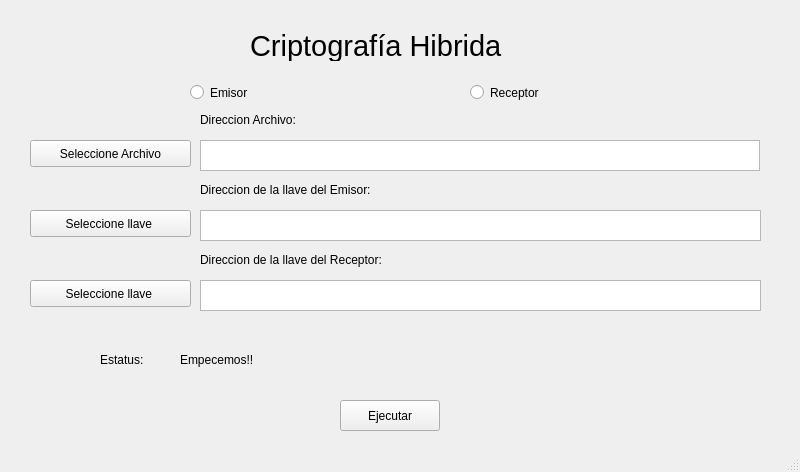
<?xml version="1.0" encoding="UTF-8"?>
<ui version="4.0">
 <class>CH</class>
 <widget class="QMainWindow" name="CH">
  <property name="geometry">
   <rect>
    <x>0</x>
    <y>0</y>
    <width>800</width>
    <height>472</height>
   </rect>
  </property>
  <property name="windowTitle">
   <string>CH</string>
  </property>
  <widget class="QWidget" name="centralwidget">
   <widget class="QLabel" name="label_2">
    <property name="geometry">
     <rect>
      <x>200</x>
      <y>110</y>
      <width>151</width>
      <height>19</height>
     </rect>
    </property>
    <property name="text">
     <string>Direccion Archivo:</string>
    </property>
   </widget>
   <widget class="QLabel" name="Estatus">
    <property name="geometry">
     <rect>
      <x>180</x>
      <y>350</y>
      <width>561</width>
      <height>19</height>
     </rect>
    </property>
    <property name="text">
     <string>Empecemos!!</string>
    </property>
   </widget>
   <widget class="QPushButton" name="LlaveEmisorButton">
    <property name="geometry">
     <rect>
      <x>30</x>
      <y>210</y>
      <width>161</width>
      <height>27</height>
     </rect>
    </property>
    <property name="text">
     <string>Seleccione llave </string>
    </property>
   </widget>
   <widget class="QLabel" name="label_5">
    <property name="geometry">
     <rect>
      <x>200</x>
      <y>180</y>
      <width>261</width>
      <height>19</height>
     </rect>
    </property>
    <property name="text">
     <string>Direccion de la llave del Emisor:</string>
    </property>
   </widget>
   <widget class="QLabel" name="label">
    <property name="geometry">
     <rect>
      <x>250</x>
      <y>30</y>
      <width>311</width>
      <height>31</height>
     </rect>
    </property>
    <property name="font">
     <font>
      <pointsize>22</pointsize>
     </font>
    </property>
    <property name="text">
     <string>Criptografía Hibrida</string>
    </property>
   </widget>
   <widget class="QRadioButton" name="EmisorRadioButton">
    <property name="geometry">
     <rect>
      <x>190</x>
      <y>80</y>
      <width>124</width>
      <height>25</height>
     </rect>
    </property>
    <property name="text">
     <string>Emisor</string>
    </property>
   </widget>
   <widget class="QPlainTextEdit" name="LlaveEmisorPath">
    <property name="geometry">
     <rect>
      <x>200</x>
      <y>210</y>
      <width>561</width>
      <height>31</height>
     </rect>
    </property>
   </widget>
   <widget class="QRadioButton" name="ReceptorRadioButton">
    <property name="geometry">
     <rect>
      <x>470</x>
      <y>80</y>
      <width>161</width>
      <height>25</height>
     </rect>
    </property>
    <property name="text">
     <string>Receptor</string>
    </property>
   </widget>
   <widget class="QPushButton" name="ArchivoButton">
    <property name="geometry">
     <rect>
      <x>30</x>
      <y>140</y>
      <width>161</width>
      <height>27</height>
     </rect>
    </property>
    <property name="text">
     <string>Seleccione Archivo</string>
    </property>
   </widget>
   <widget class="QLabel" name="label_3">
    <property name="geometry">
     <rect>
      <x>100</x>
      <y>350</y>
      <width>79</width>
      <height>19</height>
     </rect>
    </property>
    <property name="text">
     <string>Estatus:</string>
    </property>
   </widget>
   <widget class="QPlainTextEdit" name="archivoPath">
    <property name="geometry">
     <rect>
      <x>200</x>
      <y>140</y>
      <width>560</width>
      <height>31</height>
     </rect>
    </property>
   </widget>
   <widget class="QPlainTextEdit" name="LlaveReceptorPath">
    <property name="geometry">
     <rect>
      <x>200</x>
      <y>280</y>
      <width>561</width>
      <height>31</height>
     </rect>
    </property>
   </widget>
   <widget class="QPushButton" name="LlaveReceptorButton">
    <property name="geometry">
     <rect>
      <x>30</x>
      <y>280</y>
      <width>161</width>
      <height>27</height>
     </rect>
    </property>
    <property name="text">
     <string>Seleccione llave </string>
    </property>
   </widget>
   <widget class="QLabel" name="label_6">
    <property name="geometry">
     <rect>
      <x>200</x>
      <y>250</y>
      <width>281</width>
      <height>19</height>
     </rect>
    </property>
    <property name="text">
     <string>Direccion de la llave del Receptor:</string>
    </property>
   </widget>
   <widget class="QPushButton" name="pushButton">
    <property name="geometry">
     <rect>
      <x>340</x>
      <y>400</y>
      <width>100</width>
      <height>31</height>
     </rect>
    </property>
    <property name="text">
     <string>Ejecutar</string>
    </property>
   </widget>
   <widget class="QLabel" name="llaveEmisorLabel">
    <property name="geometry">
     <rect>
      <x>470</x>
      <y>180</y>
      <width>171</width>
      <height>19</height>
     </rect>
    </property>
    <property name="text">
     <string/>
    </property>
   </widget>
   <widget class="QLabel" name="llaveReceptorLabel">
    <property name="geometry">
     <rect>
      <x>480</x>
      <y>250</y>
      <width>161</width>
      <height>20</height>
     </rect>
    </property>
    <property name="text">
     <string/>
    </property>
   </widget>
  </widget>
  <widget class="QStatusBar" name="statusbar"/>
 </widget>
 <resources/>
 <connections/>
</ui>
